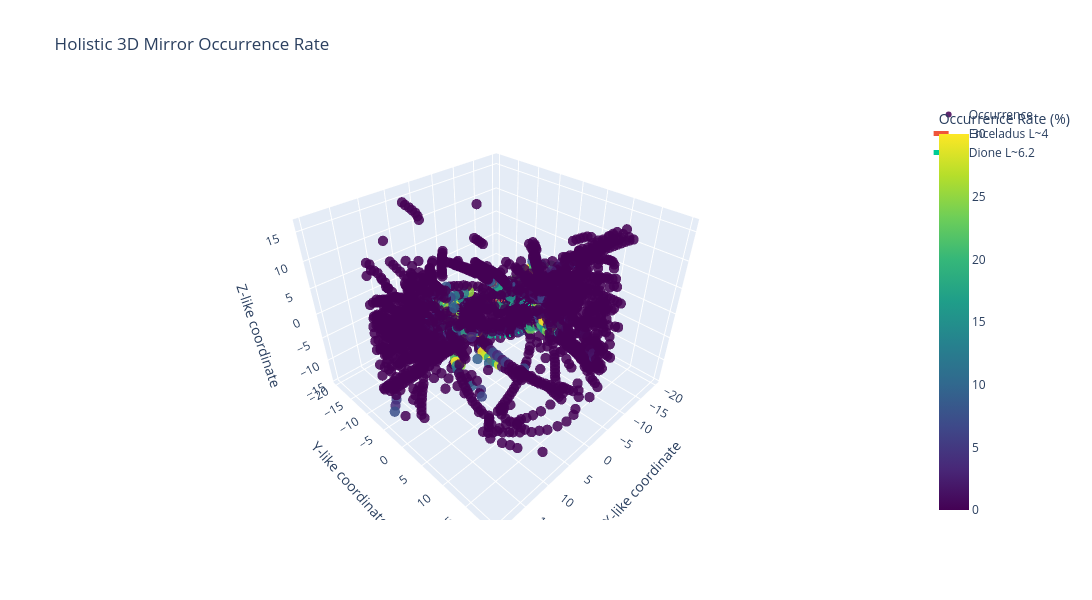

Notebook cell for this chart:
### Markdown cell above
### Mirror

### Code cell
stat3d = make_3d_occurrence_table(
    waves_loc_df,
    flag_col='is_mirror',
    L_range=(2, 20),
    MLAT_range=(-60, 60),
    dL=0.5,
    dMLT=1.0,
    dMLAT=5.0,
    min_samples=10
)

fig = plot_3d_occurrence_plotly_go(
    stat3d,
    title='Holistic 3D Mirror Occurrence Rate',
    color_range=(0, 30),
    marker_size=6
)

fig = add_L_shell_ring_go(fig, L=4.0, name='Enceladus L~4')
fig = add_L_shell_ring_go(fig, L=6.2, name='Dione L~6.2')

fig.show()
fig.write_html('holistic_Mirror_3D_occurrence.html')

### Figure 1 — Plotly figure (JSON) as saved in the notebook; plotly's stock layout.template omitted (floating-point values rounded to 4 significant figures; data arrays with more than 128 entries replaced by an {"elided": "..."} marker saying what was removed)
{"data": [{"hoverinfo": "text", "marker": {"cmax": 30, "cmin": 0, "color": {"elided": "2745 float values"}, "colorbar": {"title": {"text": "Occurrence Rate (%)"}}, "colorscale": [[0, "#440154"], [0.1111, "#482878"], [0.2222, "#3e4989"], [0.3333, "#31688e"], [0.4444, "#26828e"], [0.5556, "#1f9e89"], [0.6667, "#35b779"], [0.7778, "#6ece58"], [0.8889, "#b5de2b"], [1, "#fde725"]], "opacity": 0.85, "size": 6}, "mode": "markers", "name": "Occurrence", "text": {"elided": "2745 str values"}, "type": "scatter3d", "x": {"elided": "2745 float values"}, "y": {"elided": "2745 float values"}, "z": {"elided": "2745 float values"}}, {"line": {"dash": "dash", "width": 5}, "mode": "lines", "name": "Enceladus L~4", "type": "scatter3d", "x": {"elided": "500 float values"}, "y": {"elided": "500 float values"}, "z": {"elided": "500 float values"}}, {"line": {"dash": "dash", "width": 5}, "mode": "lines", "name": "Dione L~6.2", "type": "scatter3d", "x": {"elided": "500 float values"}, "y": {"elided": "500 float values"}, "z": {"elided": "500 float values"}}], "layout": {"height": 600, "scene": {"aspectmode": "data", "xaxis": {"title": {"text": "X-like coordinate"}}, "yaxis": {"title": {"text": "Y-like coordinate"}}, "zaxis": {"title": {"text": "Z-like coordinate"}}}, "title": {"text": "Holistic 3D Mirror Occurrence Rate"}, "width": 1500}}
